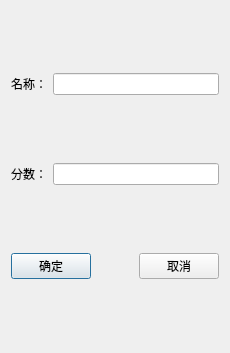
<?xml version="1.0" encoding="UTF-8"?>
<ui version="4.0">
 <class>AddItem</class>
 <widget class="QDialog" name="AddItem">
  <property name="geometry">
   <rect>
    <x>0</x>
    <y>0</y>
    <width>230</width>
    <height>353</height>
   </rect>
  </property>
  <property name="windowTitle">
   <string>添加新项目</string>
  </property>
  <layout class="QVBoxLayout" name="verticalLayout">
   <item>
    <layout class="QHBoxLayout" name="horizontalLayout">
     <item>
      <widget class="QLabel" name="label">
       <property name="text">
        <string>名称：</string>
       </property>
      </widget>
     </item>
     <item>
      <widget class="QLineEdit" name="lineEdit_name"/>
     </item>
    </layout>
   </item>
   <item>
    <layout class="QHBoxLayout" name="horizontalLayout_2">
     <item>
      <widget class="QLabel" name="label_2">
       <property name="text">
        <string>分数：</string>
       </property>
      </widget>
     </item>
     <item>
      <widget class="QLineEdit" name="lineEdit_score"/>
     </item>
    </layout>
   </item>
   <item>
    <layout class="QHBoxLayout" name="horizontalLayout_3">
     <item>
      <widget class="QPushButton" name="pushButton_ok">
       <property name="text">
        <string>确定</string>
       </property>
      </widget>
     </item>
     <item>
      <spacer name="horizontalSpacer">
       <property name="orientation">
        <enum>Qt::Horizontal</enum>
       </property>
       <property name="sizeHint" stdset="0">
        <size>
         <width>40</width>
         <height>20</height>
        </size>
       </property>
      </spacer>
     </item>
     <item>
      <widget class="QPushButton" name="pushButton_cancel">
       <property name="text">
        <string>取消</string>
       </property>
      </widget>
     </item>
    </layout>
   </item>
  </layout>
 </widget>
 <resources/>
 <connections/>
</ui>
